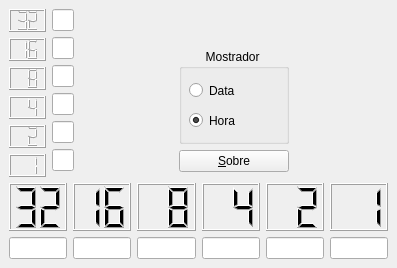
<?xml version="1.0" encoding="UTF-8"?>
<ui version="4.0">
 <class>JanelaPrincipal</class>
 <widget class="QMainWindow" name="JanelaPrincipal">
  <property name="geometry">
   <rect>
    <x>0</x>
    <y>0</y>
    <width>397</width>
    <height>268</height>
   </rect>
  </property>
  <property name="minimumSize">
   <size>
    <width>397</width>
    <height>268</height>
   </size>
  </property>
  <property name="maximumSize">
   <size>
    <width>446</width>
    <height>291</height>
   </size>
  </property>
  <property name="windowTitle">
   <string>Relógio Binário</string>
  </property>
  <widget class="QWidget" name="centralwidget">
   <layout class="QVBoxLayout" name="verticalLayout">
    <item>
     <layout class="QHBoxLayout" name="horizontalLayout">
      <item>
       <layout class="QVBoxLayout" name="verticalLayout_3">
        <item>
         <widget class="QLCDNumber" name="lcdNumber_6">
          <property name="digitCount">
           <number>2</number>
          </property>
          <property name="intValue" stdset="0">
           <number>32</number>
          </property>
         </widget>
        </item>
        <item>
         <widget class="QLCDNumber" name="lcdNumber_4">
          <property name="digitCount">
           <number>2</number>
          </property>
          <property name="intValue" stdset="0">
           <number>16</number>
          </property>
         </widget>
        </item>
        <item>
         <widget class="QLCDNumber" name="lcdNumber_3">
          <property name="digitCount">
           <number>2</number>
          </property>
          <property name="intValue" stdset="0">
           <number>8</number>
          </property>
         </widget>
        </item>
        <item>
         <widget class="QLCDNumber" name="lcdNumber">
          <property name="digitCount">
           <number>2</number>
          </property>
          <property name="intValue" stdset="0">
           <number>4</number>
          </property>
         </widget>
        </item>
        <item>
         <widget class="QLCDNumber" name="lcdNumber_2">
          <property name="digitCount">
           <number>2</number>
          </property>
          <property name="intValue" stdset="0">
           <number>2</number>
          </property>
         </widget>
        </item>
        <item>
         <widget class="QLCDNumber" name="lcdNumber_5">
          <property name="digitCount">
           <number>2</number>
          </property>
          <property name="intValue" stdset="0">
           <number>1</number>
          </property>
         </widget>
        </item>
       </layout>
      </item>
      <item>
       <layout class="QVBoxLayout" name="verticalLayout_2">
        <item>
         <widget class="QLineEdit" name="edt_h_32">
          <property name="readOnly">
           <bool>true</bool>
          </property>
         </widget>
        </item>
        <item>
         <widget class="QLineEdit" name="edt_h_16">
          <property name="readOnly">
           <bool>true</bool>
          </property>
         </widget>
        </item>
        <item>
         <widget class="QLineEdit" name="edt_h_8">
          <property name="readOnly">
           <bool>true</bool>
          </property>
         </widget>
        </item>
        <item>
         <widget class="QLineEdit" name="edt_h_4">
          <property name="readOnly">
           <bool>true</bool>
          </property>
         </widget>
        </item>
        <item>
         <widget class="QLineEdit" name="edt_h_2">
          <property name="readOnly">
           <bool>true</bool>
          </property>
         </widget>
        </item>
        <item>
         <widget class="QLineEdit" name="edt_h_1">
          <property name="readOnly">
           <bool>true</bool>
          </property>
         </widget>
        </item>
       </layout>
      </item>
      <item>
       <spacer name="horizontalSpacer">
        <property name="orientation">
         <enum>Qt::Horizontal</enum>
        </property>
        <property name="sizeType">
         <enum>QSizePolicy::Expanding</enum>
        </property>
        <property name="sizeHint" stdset="0">
         <size>
          <width>200</width>
          <height>20</height>
         </size>
        </property>
       </spacer>
      </item>
      <item>
       <layout class="QVBoxLayout" name="verticalLayout_10">
        <item>
         <spacer name="verticalSpacer">
          <property name="orientation">
           <enum>Qt::Vertical</enum>
          </property>
          <property name="sizeType">
           <enum>QSizePolicy::Fixed</enum>
          </property>
          <property name="sizeHint" stdset="0">
           <size>
            <width>20</width>
            <height>40</height>
           </size>
          </property>
         </spacer>
        </item>
        <item>
         <widget class="QGroupBox" name="groupBox">
          <property name="title">
           <string>        Mostrador</string>
          </property>
          <widget class="QRadioButton" name="rb_data">
           <property name="geometry">
            <rect>
             <x>10</x>
             <y>30</y>
             <width>106</width>
             <height>23</height>
            </rect>
           </property>
           <property name="text">
            <string>Data</string>
           </property>
          </widget>
          <widget class="QRadioButton" name="rb_hora">
           <property name="geometry">
            <rect>
             <x>10</x>
             <y>60</y>
             <width>106</width>
             <height>23</height>
            </rect>
           </property>
           <property name="text">
            <string>Hora</string>
           </property>
           <property name="checked">
            <bool>true</bool>
           </property>
          </widget>
         </widget>
        </item>
        <item>
         <widget class="QPushButton" name="btnsobre">
          <property name="text">
           <string>&amp;Sobre</string>
          </property>
         </widget>
        </item>
        <item>
         <spacer name="verticalSpacer_2">
          <property name="orientation">
           <enum>Qt::Vertical</enum>
          </property>
          <property name="sizeType">
           <enum>QSizePolicy::Fixed</enum>
          </property>
          <property name="sizeHint" stdset="0">
           <size>
            <width>20</width>
            <height>5</height>
           </size>
          </property>
         </spacer>
        </item>
       </layout>
      </item>
      <item>
       <spacer name="horizontalSpacer_2">
        <property name="orientation">
         <enum>Qt::Horizontal</enum>
        </property>
        <property name="sizeHint" stdset="0">
         <size>
          <width>200</width>
          <height>20</height>
         </size>
        </property>
       </spacer>
      </item>
     </layout>
    </item>
    <item>
     <layout class="QHBoxLayout" name="horizontalLayout_2">
      <item>
       <layout class="QVBoxLayout" name="verticalLayout_5">
        <item>
         <widget class="QLCDNumber" name="lcdNumber_7">
          <property name="digitCount">
           <number>2</number>
          </property>
          <property name="intValue" stdset="0">
           <number>32</number>
          </property>
         </widget>
        </item>
        <item>
         <widget class="QLineEdit" name="edt_m_32">
          <property name="readOnly">
           <bool>true</bool>
          </property>
         </widget>
        </item>
       </layout>
      </item>
      <item>
       <layout class="QVBoxLayout" name="verticalLayout_4">
        <item>
         <widget class="QLCDNumber" name="lcdNumber_8">
          <property name="digitCount">
           <number>2</number>
          </property>
          <property name="intValue" stdset="0">
           <number>16</number>
          </property>
         </widget>
        </item>
        <item>
         <widget class="QLineEdit" name="edt_m_16">
          <property name="readOnly">
           <bool>true</bool>
          </property>
         </widget>
        </item>
       </layout>
      </item>
      <item>
       <layout class="QVBoxLayout" name="verticalLayout_9">
        <item>
         <widget class="QLCDNumber" name="lcdNumber_12">
          <property name="digitCount">
           <number>2</number>
          </property>
          <property name="intValue" stdset="0">
           <number>8</number>
          </property>
         </widget>
        </item>
        <item>
         <widget class="QLineEdit" name="edt_m_8">
          <property name="readOnly">
           <bool>true</bool>
          </property>
         </widget>
        </item>
       </layout>
      </item>
      <item>
       <layout class="QVBoxLayout" name="verticalLayout_8">
        <item>
         <widget class="QLCDNumber" name="lcdNumber_11">
          <property name="digitCount">
           <number>2</number>
          </property>
          <property name="intValue" stdset="0">
           <number>4</number>
          </property>
         </widget>
        </item>
        <item>
         <widget class="QLineEdit" name="edt_m_4">
          <property name="readOnly">
           <bool>true</bool>
          </property>
         </widget>
        </item>
       </layout>
      </item>
      <item>
       <layout class="QVBoxLayout" name="verticalLayout_7">
        <item>
         <widget class="QLCDNumber" name="lcdNumber_10">
          <property name="digitCount">
           <number>2</number>
          </property>
          <property name="intValue" stdset="0">
           <number>2</number>
          </property>
         </widget>
        </item>
        <item>
         <widget class="QLineEdit" name="edt_m_2">
          <property name="readOnly">
           <bool>true</bool>
          </property>
         </widget>
        </item>
       </layout>
      </item>
      <item>
       <layout class="QVBoxLayout" name="verticalLayout_6">
        <item>
         <widget class="QLCDNumber" name="lcdNumber_9">
          <property name="digitCount">
           <number>2</number>
          </property>
          <property name="intValue" stdset="0">
           <number>1</number>
          </property>
         </widget>
        </item>
        <item>
         <widget class="QLineEdit" name="edt_m_1">
          <property name="readOnly">
           <bool>true</bool>
          </property>
         </widget>
        </item>
       </layout>
      </item>
     </layout>
    </item>
   </layout>
  </widget>
 </widget>
 <resources/>
 <connections/>
</ui>
